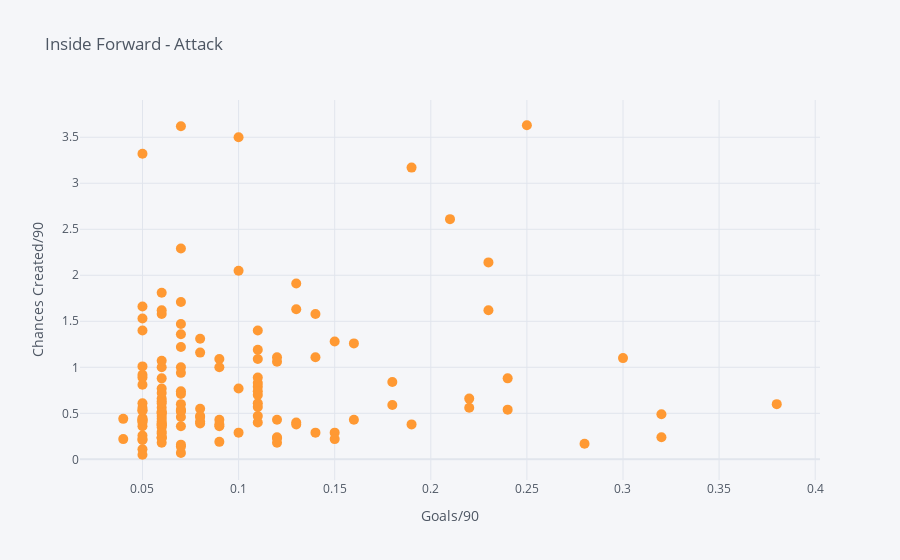

Source (notebook cell):
### Code cell
df.iplot(kind='scatter',x='Gls/90',y='Ch C/90',
           mode='markers',text='Name',size=10,
          xTitle='Goals/90',yTitle='Chances Created/90',title='Inside Forward - Attack')

### Figure 1 — Plotly figure (JSON) as saved in the notebook; plotly's stock layout.template omitted (floating-point values rounded to 4 significant figures; data arrays with more than 128 entries replaced by an {"elided": "..."} marker saying what was removed)
{"data": [{"line": {"color": "rgba(255, 153, 51, 1.0)", "dash": "solid", "shape": "linear", "width": 1.3}, "marker": {"size": 10, "symbol": "circle"}, "mode": "markers", "name": "Ch C/90", "text": {"elided": "272 str values"}, "type": "scatter", "x": {"elided": "272 str values"}, "y": {"elided": "272 str values"}}], "layout": {"legend": {"bgcolor": "#F5F6F9", "font": {"color": "#4D5663"}}, "paper_bgcolor": "#F5F6F9", "plot_bgcolor": "#F5F6F9", "title": {"font": {"color": "#4D5663"}, "text": "Inside Forward - Attack"}, "xaxis": {"gridcolor": "#E1E5ED", "showgrid": true, "tickfont": {"color": "#4D5663"}, "title": {"font": {"color": "#4D5663"}, "text": "Goals/90"}, "zerolinecolor": "#E1E5ED"}, "yaxis": {"gridcolor": "#E1E5ED", "showgrid": true, "tickfont": {"color": "#4D5663"}, "title": {"font": {"color": "#4D5663"}, "text": "Chances Created/90"}, "zerolinecolor": "#E1E5ED"}}}
